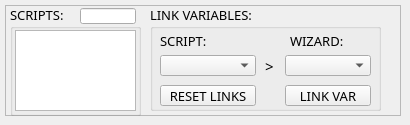
      <widget class="QWidget" name="tab_29">
       <attribute name="title">
        <string>SCRIPT</string>
       </attribute>
       <widget class="QFrame" name="frame_7">
        <property name="geometry">
         <rect>
          <x>5</x>
          <y>5</y>
          <width>396</width>
          <height>111</height>
         </rect>
        </property>
        <property name="frameShape">
         <enum>QFrame::StyledPanel</enum>
        </property>
        <property name="frameShadow">
         <enum>QFrame::Raised</enum>
        </property>
        <widget class="QGroupBox" name="groupBox">
         <property name="geometry">
          <rect>
           <x>5</x>
           <y>0</y>
           <width>131</width>
           <height>111</height>
          </rect>
         </property>
         <property name="font">
          <font>
           <family>FixedsysTTF</family>
           <pointsize>10</pointsize>
           <weight>50</weight>
           <italic>false</italic>
           <bold>false</bold>
           <underline>false</underline>
           <strikeout>false</strikeout>
           <kerning>true</kerning>
          </font>
         </property>
         <property name="title">
          <string>SCRIPTS: </string>
         </property>
         <widget class="QListWidget" name="listWidget_14">
          <property name="geometry">
           <rect>
            <x>5</x>
            <y>25</y>
            <width>121</width>
            <height>81</height>
           </rect>
          </property>
         </widget>
         <widget class="QLineEdit" name="lineEdit_39">
          <property name="geometry">
           <rect>
            <x>70</x>
            <y>3</y>
            <width>56</width>
            <height>16</height>
           </rect>
          </property>
          <property name="placeholderText">
           <string/>
          </property>
         </widget>
        </widget>
        <widget class="QGroupBox" name="groupBox_5">
         <property name="geometry">
          <rect>
           <x>145</x>
           <y>0</y>
           <width>231</width>
           <height>106</height>
          </rect>
         </property>
         <property name="font">
          <font>
           <family>FixedsysTTF</family>
           <pointsize>10</pointsize>
           <weight>50</weight>
           <italic>false</italic>
           <bold>false</bold>
           <underline>false</underline>
           <strikeout>false</strikeout>
           <kerning>true</kerning>
          </font>
         </property>
         <property name="toolTip">
          <string>&lt;html&gt;&lt;head/&gt;&lt;body&gt;&lt;p&gt;Link variables from script to chosen variables from algorithm wizard.&lt;/p&gt;&lt;/body&gt;&lt;/html&gt;</string>
         </property>
         <property name="title">
          <string>LINK VARIABLES: </string>
         </property>
         <widget class="QPushButton" name="pushButton_16">
          <property name="geometry">
           <rect>
            <x>135</x>
            <y>80</y>
            <width>86</width>
            <height>21</height>
           </rect>
          </property>
          <property name="text">
           <string>LINK VAR</string>
          </property>
         </widget>
         <widget class="QComboBox" name="comboBox_27">
          <property name="geometry">
           <rect>
            <x>10</x>
            <y>50</y>
            <width>96</width>
            <height>21</height>
           </rect>
          </property>
          <property name="font">
           <font>
            <family>FixedsysTTF</family>
            <pointsize>10</pointsize>
            <weight>50</weight>
            <italic>false</italic>
            <bold>false</bold>
            <underline>false</underline>
            <strikeout>false</strikeout>
            <kerning>true</kerning>
           </font>
          </property>
         </widget>
         <widget class="QComboBox" name="comboBox_28">
          <property name="geometry">
           <rect>
            <x>135</x>
            <y>50</y>
            <width>86</width>
            <height>21</height>
           </rect>
          </property>
          <property name="font">
           <font>
            <family>FixedsysTTF</family>
            <pointsize>10</pointsize>
            <weight>50</weight>
            <italic>false</italic>
            <bold>false</bold>
            <underline>false</underline>
            <strikeout>false</strikeout>
            <kerning>true</kerning>
           </font>
          </property>
         </widget>
         <widget class="QLabel" name="label_23">
          <property name="geometry">
           <rect>
            <x>10</x>
            <y>25</y>
            <width>91</width>
            <height>21</height>
           </rect>
          </property>
          <property name="font">
           <font>
            <family>FixedsysTTF</family>
            <pointsize>10</pointsize>
            <weight>50</weight>
            <italic>false</italic>
            <bold>false</bold>
            <underline>false</underline>
            <strikeout>false</strikeout>
            <kerning>true</kerning>
           </font>
          </property>
          <property name="text">
           <string>SCRIPT:</string>
          </property>
         </widget>
         <widget class="QLabel" name="label_32">
          <property name="geometry">
           <rect>
            <x>140</x>
            <y>25</y>
            <width>71</width>
            <height>21</height>
           </rect>
          </property>
          <property name="font">
           <font>
            <family>FixedsysTTF</family>
            <pointsize>10</pointsize>
            <weight>50</weight>
            <italic>false</italic>
            <bold>false</bold>
            <underline>false</underline>
            <strikeout>false</strikeout>
            <kerning>true</kerning>
           </font>
          </property>
          <property name="text">
           <string>WIZARD:</string>
          </property>
         </widget>
         <widget class="QLabel" name="label_33">
          <property name="geometry">
           <rect>
            <x>115</x>
            <y>50</y>
            <width>16</width>
            <height>21</height>
           </rect>
          </property>
          <property name="font">
           <font>
            <family>FixedsysTTF</family>
            <pointsize>11</pointsize>
            <weight>50</weight>
            <italic>false</italic>
            <bold>false</bold>
            <underline>false</underline>
            <strikeout>false</strikeout>
            <kerning>true</kerning>
           </font>
          </property>
          <property name="text">
           <string>&gt;</string>
          </property>
         </widget>
         <widget class="QPushButton" name="pushButton_17">
          <property name="geometry">
           <rect>
            <x>10</x>
            <y>80</y>
            <width>96</width>
            <height>21</height>
           </rect>
          </property>
          <property name="text">
           <string>RESET LINKS</string>
          </property>
         </widget>
        </widget>
       </widget>
      </widget>
